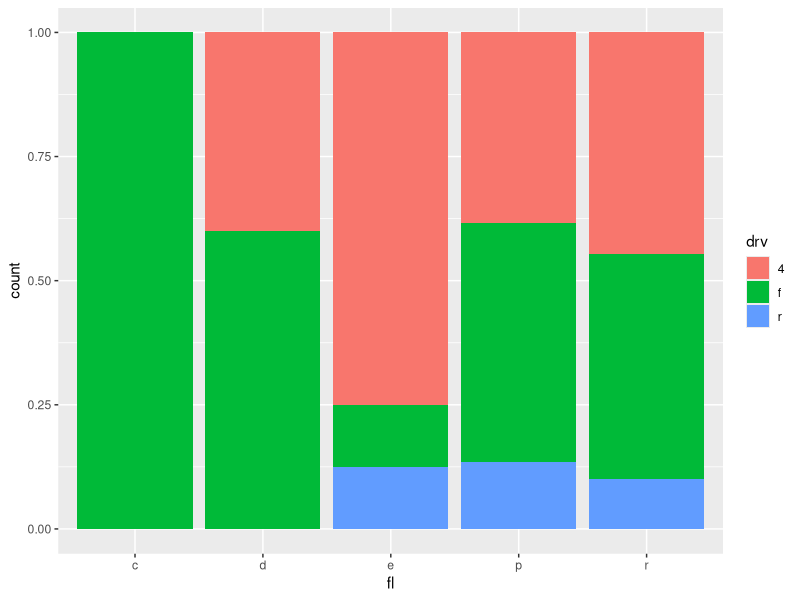
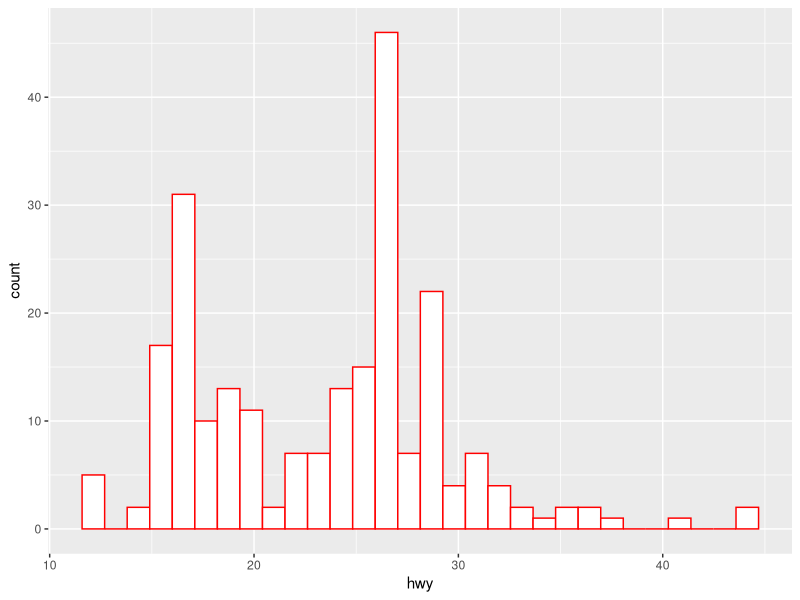
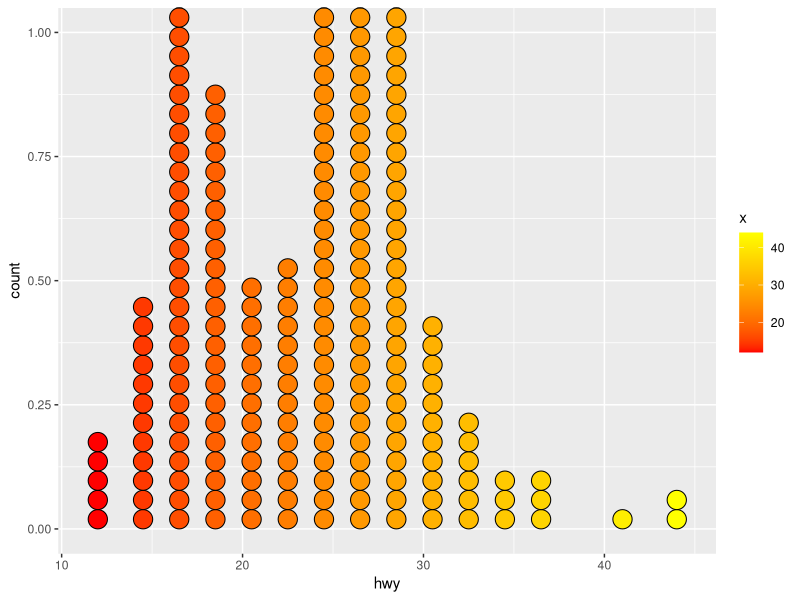
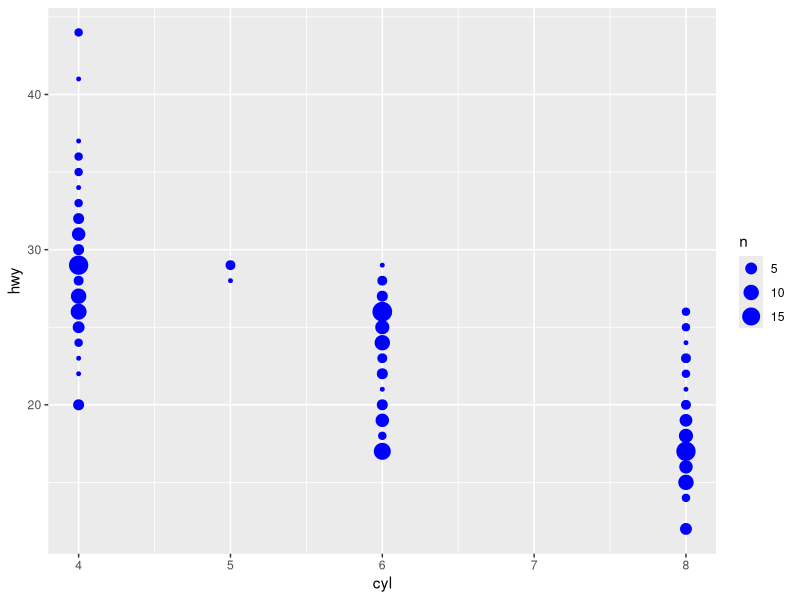

Source code (R) for these figures, in order:
## ---- chunk 1
knitr::opts_chunk$set(echo = TRUE, error = TRUE, eval = TRUE)
## ---- chunk 2
if (!require('ggplot2')) install.packages('ggplot2'); library('ggplot2') 
## ---- chunk 3
q2 <- ggplot(mpg, aes(fl, fill = drv)) # creating my variable `q2` # Do not modify this line
## ---- chunk 4
q2 +
  geom_bar(position = "fill")
## ---- chunk 5
q3 <- ggplot(mpg, aes(hwy)) # creating my variable `q3` # Do not modify this line
## ---- chunk 6
q3 +
  geom_histogram(color="red", fill="white")
## ---- chunk 7
q4 <- q3 + geom_dotplot(aes(fill = ..x..)) # Creating my variable `q4` # Do not modify this line
## ---- chunk 8
q4 +
  scale_fill_gradient(low="red", high="yellow")
## ---- chunk 9
q5 <- ggplot(mpg, aes(cyl, hwy)) # Creating my variable `q5` # Do not modify this line
## ---- chunk 10
q5 +
  geom_count(color="blue")
